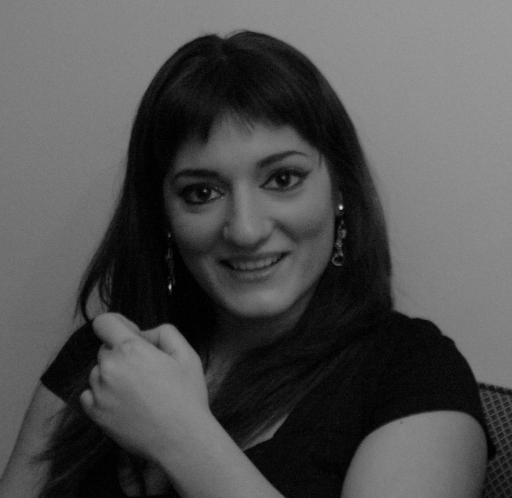
%> input picture 6/blur image/hara_original.png, 512 x 498 px; the run also reads 2 pictures not shown here
$ octave Homework.m   (GNU Octave 9; MATLAB toolbox functions it lacks are replaced by stand-ins)
%> lines starting %> are read from the running program, lines starting %| are printed output that depends on the picture
%% Clear everything
clear all; close all; clc;
%% Load total image
Original_images = struct;
Original_images.Original = double(imread("blur image/hara_original.png"));
%> Original_images.Original: size 498x512 double; min 0, max 217, mean 79.9; mean of the top-left, top-right, bottom-left and bottom-right quarters 88.7, 111.3, 63, 56.7
Original_images.Cylind_gauss = double(imread("blur image/hara_cylind_gauss.png"));
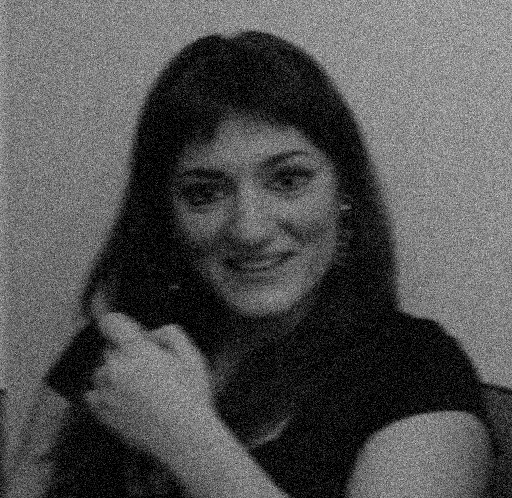
%> input picture 6/blur image/hara_cylind_gauss.png, 512 x 498 px
%> Original_images.Cylind_gauss: size 498x512 double; min 0, max 230, mean 81.1; mean of the top-left, top-right, bottom-left and bottom-right quarters 90.8, 110.5, 65.2, 57.8
Original_images.Cylind_blur = double(imread("blur image/hara_cylind_blur.png"));
%> Original_images.Cylind_blur: size 498x512 double; min 1, max 152, mean 80; mean of the top-left, top-right, bottom-left and bottom-right quarters 89.9, 110.1, 63.8, 56
Original_images.Real_blur = double(imread("blur image/hara_real_blur.png"));
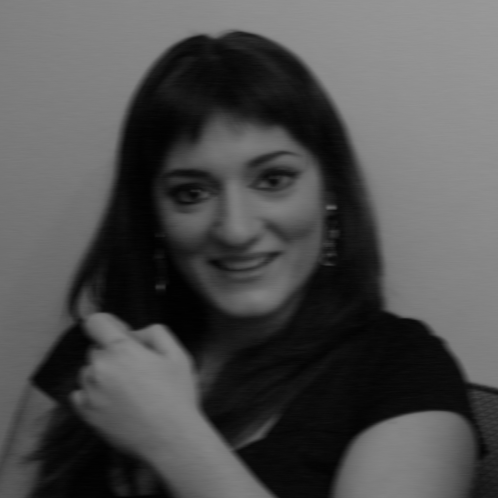
%> input picture 6/blur image/hara_real_blur.png, 498 x 498 px
%> Original_images.Real_blur: size 498x498 double; min 1, max 152, mean 79.1; mean of the top-left, top-right, bottom-left and bottom-right quarters 87.4, 111.1, 61.6, 56.2
Original_images.Real_gauss = double(imread("blur image/hara_real_gauss.png"));
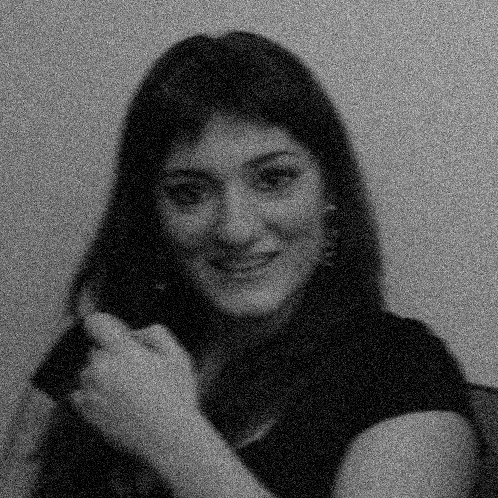
%> Original_images.Real_gauss: size 498x498 double; min 0, max 222, mean 80.1; mean of the top-left, top-right, bottom-left and bottom-right quarters 88.1, 111.3, 63, 58

%% Prob 1
i_T = 10;
filter1_Inverse = Select_filter(Original_images,1,i_T);
plot_images(filter1_Inverse,"Inverse filtered",1)

%% Prob 2
i_T = 10; ratio = 0.99;
filter2_Wiener = Select_filter(Original_images,2,ratio,i_T);
plot_images(filter2_Wiener,"Wiener filtered",2)

%% Prob 3
i_T = 10; gamma = 0.02;
filter3_Constrained_matrix_inversion = Select_filter(Original_images,3,gamma,i_T);
plot_images(filter3_Constrained_matrix_inversion,"CMI filtered",3)

%% Discussion
i_T = 10; gamma = 0.02;
filter4_Constrained_matrix_inversion_v2 = Select_filter(Original_images,4,gamma,i_T);
plot_images(filter4_Constrained_matrix_inversion_v2,"CMI filtered",4)

%% Function
function output_image = inverse_filtered_image(input_image,i_T)
        G = fftn(input_image);
        G1 = real(G); G2 = imag(G);
        [N1,N2] = size(input_image);

        pimN = repmat((0:N2-1),N1,1)*pi/N2;

        F1 = i_T*sin(pimN).*(  G1.*cos(pimN*(i_T-1)) - G2.*sin(pimN*(i_T-1)) )./sin(pimN*i_T);
        F2 = i_T*sin(pimN).*(  G1.*sin(pimN*(i_T-1)) + G2.*cos(pimN*(i_T-1)) )./sin(pimN*i_T);
        for k=1:i_T-1
            if( mod((k-1)*N2,i_T)==0 )
                m = (k-1)*N2/i_T+1;
                F1(:,m) = G1(:,m);
                F2(:,m) = G2(:,m);
            end
        end

        m0 = floor(N2/i_T);
        F1(:,m0:N2-m0) = G1(:,m0:N2-m0);
        F2(:,m0:N2-m0) = G2(:,m0:N2-m0);

        F = F1 + F2*1j;
        output_image = ifftn(F);
end

function output_image = Wiener_filtered_image(input_image,ratio,i_T)
    G = fftn(input_image);
    G1 = real(G); G2 = imag(G);
    N = size(input_image,2);
    pimN = repmat((0:size(input_image,2)-1),size(input_image,1),1)*pi/N;

    F1 = i_T*sin(pimN).*sin(pimN*i_T).* ...
        (G1.*cos(pimN*(i_T-1)) - G2.*sin(pimN*(i_T-1)))./ ...
        (sin(pimN*i_T).^2+ratio*(i_T*sin(pimN)).^2  );

    F2 = i_T*sin(pimN).*sin(pimN*i_T).* ...
        (G1.*sin(pimN*(i_T-1)) + G2.*cos(pimN*(i_T-1)))./ ...
        (sin(pimN*i_T).^2+ratio*(i_T*sin(pimN)).^2  );

    F1(:,1) = G1(:,1)/(1+ratio);  F2(:,1) = G2(:,1)/(1+ratio);

    F = F1 + F2*1j;
    output_image = ifftn(F);
end


function output_image = Constrained_matrix_inversion_filtered_image(input_image,ratio,i_T)
    G = fftn(input_image);
    G1 = real(G); G2 = imag(G);
    N = size(input_image,2);
    pimN = repmat((0:size(input_image,2)-1),size(input_image,1),1)*pi/N;

    L = 27 -10*cos(2*pimN) -10*cos((N-1)*pimN*2) + 2*cos((N-2)*pimN*2);
    L(:,1) = (N-5)^2 +2 + 2*(N-5)*cos(pimN(:,1)*2) + 2*(N-5)*cos(pimN(:,1)*2*(N-1))...
              + 2*cos(pimN(:,1)*2*(N-2));


    F1 = i_T*sin(pimN).*sin(pimN*i_T).* ...
        (G1.*cos(pimN*(i_T-1)) - G2.*sin(pimN*(i_T-1)))./ ...
        (sin(pimN*i_T).^2+ratio*L.*(i_T*sin(pimN)).^2  );

    F2 = i_T*sin(pimN).*sin(pimN*i_T).* ...
        (G1.*sin(pimN*(i_T-1)) + G2.*cos(pimN*(i_T-1)))./ ...
        (sin(pimN*i_T).^2+ratio*L.*(i_T*sin(pimN)).^2  );
    F1(:,1) = G1(:,1);  F2(:,1) = G2(:,1);
    F = F1 + F2*1j;
    output_image = ifftn(F);
end


function output_image = Constrained_matrix_inversion_filtered_image_2(input_image,ratio,i_T)
    G = fftn(input_image);
    G1 = real(G); G2 = imag(G);
    N = size(input_image,2);
    [pimN,pinN] = meshgrid( 0:1:size(input_image,2)-1,0:1:size(input_image,1)-1);
    pinN = pinN*pi/N;
    pimN = pimN*pi/N;

    L = abs( -4 + exp(pimN*2*1j) +exp(pimN*2*(N-1)*1j) +exp(pinN*2*(N-1)*1j)+exp(pinN*2)*1j).^2;

    F1 = i_T*sin(pimN).*sin(pimN*i_T).* ...
        (G1.*cos(pimN*(i_T-1)) - G2.*sin(pimN*(i_T-1)))./ ...
        (sin(pimN*i_T).^2+ratio*L.*(i_T*sin(pimN)).^2  );

    F2 = i_T*sin(pimN).*sin(pimN*i_T).* ...
        (G1.*sin(pimN*(i_T-1)) + G2.*cos(pimN*(i_T-1)))./ ...
        (sin(pimN*i_T).^2+ratio*L.*(i_T*sin(pimN)).^2  );

    F1(:,1) = G1(:,1)./(1+ratio*L(:,1));  F2(:,1) = G2(:,1)./(1+ratio*L(:,1));

    F = F1 + F2*1j;
    output_image = ifftn(F);
end


function output_structure = Select_filter(image_structure,filter_number,condition1,condition2)
    output_structure = image_structure;
    if(filter_number==1)
        output_structure.output_image_Cg = inverse_filtered_image(output_structure.Cylind_gauss,condition1);
%> in inverse_filtered_image, `[N1,N2] = size(input_image);`: N1 = 498; N2 = 512
%> in inverse_filtered_image, `pimN = repmat((0:N2-1),N1,1)*pi/N2;`:
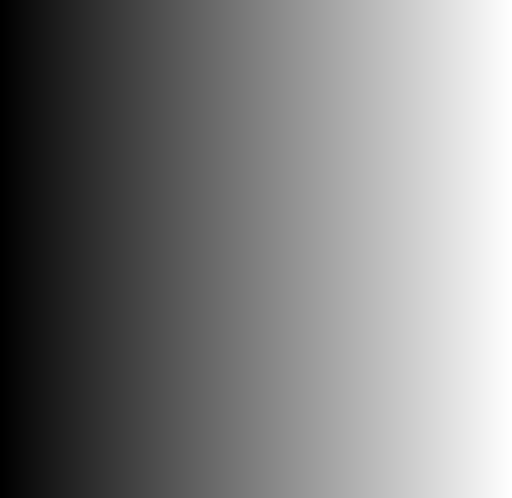
%> pimN: size 498x512 double; min 0, max 3.14, mean 1.57; drawn with min black and max white
%> the loop in inverse_filtered_image, `for k=1:i_T-1` made 9 passes
%> m on passes 1, 6: 1, 257
%> after the loop in inverse_filtered_image, `for k=1:i_T-1`:
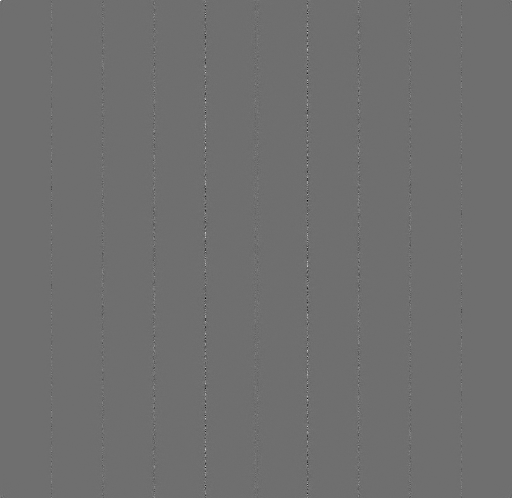
%> F1: size 498x512 double; min -16017449.3, max 20675018, mean 1267; drawn with min black and max white
%> after the loop in inverse_filtered_image, `for k=1:i_T-1`:
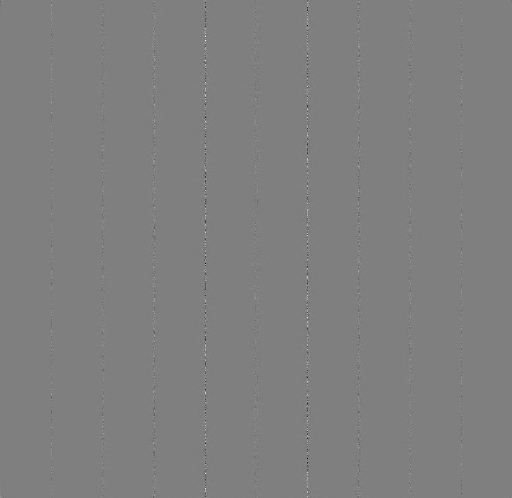
%> F2: size 498x512 double; min -17273374.2, max 17273374.2, mean 0; drawn with min black and max white
%> in inverse_filtered_image, `m0 = floor(N2/i_T);`: m0 = 51
        output_structure.output_image_Cb = inverse_filtered_image(output_structure.Cylind_blur,condition1);
%> the loop in inverse_filtered_image (call 2), `for k=1:i_T-1` made 9 passes
%> after the loop in inverse_filtered_image (call 2), `for k=1:i_T-1`: F1: size 498x512 double; min -2460671.1, max 20386304, mean 139.9
%> after the loop in inverse_filtered_image (call 2), `for k=1:i_T-1`: F2: size 498x512 double; min -3165300.8, max 3165300.8, mean 0; mean of the top-left, top-right, bottom-left and bottom-right quarters -181.2, -27.4, 270, -61.4
        output_structure.output_image_Rg = inverse_filtered_image(output_structure.Real_gauss,condition1);
%> call 3 of inverse_filtered_image, with i_T = 10
%> in inverse_filtered_image (call 3), `[N1,N2] = size(input_image);`: N2 = 498
%> the loop in inverse_filtered_image (call 3), `for k=1:i_T-1` made 9 passes
%> m on passes 1, 6: 1, 250
%> after the loop in inverse_filtered_image (call 3), `for k=1:i_T-1`: F1: size 498x498 double; min -17021748.1, max 19871541, mean -1153.7
%> after the loop in inverse_filtered_image (call 3), `for k=1:i_T-1`:
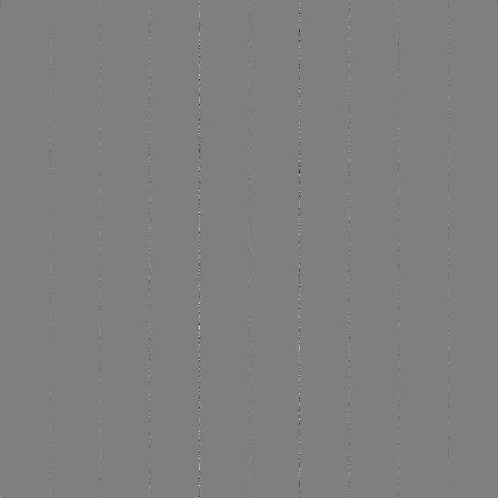
%> F2: size 498x498 double; min -16032928.9, max 16032928.9, mean 0; drawn with min black and max white
%> in inverse_filtered_image (call 3), `m0 = floor(N2/i_T);`: m0 = 49
        output_structure.output_image_Rb = inverse_filtered_image(output_structure.Real_blur,condition1);
%> after the loop in inverse_filtered_image (call 4), `for k=1:i_T-1`: F1: size 498x498 double; min -2552576.7, max 19606311, mean 19
%> after the loop in inverse_filtered_image (call 4), `for k=1:i_T-1`: F2: size 498x498 double; min -3096893.7, max 3096893.7, mean 0; mean of the top-left, top-right, bottom-left and bottom-right quarters 439.8, 690.6, -432.7, -697.7
    elseif(filter_number==2)
        output_structure.output_image_Cg = Wiener_filtered_image(output_structure.Cylind_gauss,condition1,condition2);
%> in Wiener_filtered_image, `N = size(input_image,2);`: N = 512
%> in Wiener_filtered_image, `F1(:,1) = G1(:,1)/(1+ratio)`: F1: size 498x512 double; min -1200151.3, max 10389456.3, mean 67
%> in Wiener_filtered_image, `F2(:,1) = G2(:,1)/(1+ratio)`: F2: size 498x512 double; min -1553712.9, max 1553712.9, mean 0
        output_structure.output_image_Cb = Wiener_filtered_image(output_structure.Cylind_blur,condition1,condition2);
        output_structure.output_image_Rg = Wiener_filtered_image(output_structure.Real_gauss,condition1,condition2);
        output_structure.output_image_Rb = Wiener_filtered_image(output_structure.Real_blur,condition1,condition2);
    elseif(filter_number==3)
        output_structure.output_image_Cg = Constrained_matrix_inversion_filtered_image(output_structure.Cylind_gauss,condition1,condition2);
        output_structure.output_image_Cb = Constrained_matrix_inversion_filtered_image(output_structure.Cylind_blur,condition1,condition2);
        output_structure.output_image_Rg = Constrained_matrix_inversion_filtered_image(output_structure.Real_gauss,condition1,condition2);
        output_structure.output_image_Rb = Constrained_matrix_inversion_filtered_image(output_structure.Real_blur,condition1,condition2);
    elseif(filter_number==4)
        output_structure.output_image_Cg = Constrained_matrix_inversion_filtered_image_2(output_structure.Cylind_gauss,condition1,condition2);
        output_structure.output_image_Cb = Constrained_matrix_inversion_filtered_image_2(output_structure.Cylind_blur,condition1,condition2);
        output_structure.output_image_Rg = Constrained_matrix_inversion_filtered_image_2(output_structure.Real_gauss,condition1,condition2);
        output_structure.output_image_Rb = Constrained_matrix_inversion_filtered_image_2(output_structure.Real_blur,condition1,condition2);
    end
end


function plot_images(image_structure,label,figure_num)
    figure(figure_num); colormap gray;
    subplot(4,3,1); imagesc(abs(image_structure.Original))
    title("Original image");axis off;
    subplot(4,3,2); imagesc(abs(image_structure.Cylind_gauss))
    title("Cylind gauss image");axis off;
    subplot(4,3,3); imagesc(abs(image_structure.output_image_Cg))
    title(label + " Cylind gauss image");axis off;

    subplot(4,3,4); imagesc(abs(image_structure.Original))
    title("Original image");axis off;
    subplot(4,3,5); imagesc(abs(image_structure.Cylind_blur))
    title("Cylind blur image");axis off;
    subplot(4,3,6); imagesc(abs(image_structure.output_image_Cb))
    title(label + " Cylind blur image");axis off;

    subplot(4,3,7); imagesc(abs(image_structure.Original))
    title("Original image");axis off;
    subplot(4,3,8); imagesc(abs(image_structure.Real_gauss))
    title("Real gauss image");axis off;
    subplot(4,3,9); imagesc(abs(image_structure.output_image_Rg))
    title(label + " Real gauss image");axis off;

    subplot(4,3,10); imagesc(abs(image_structure.Original))
    title("Original image");axis off;
    subplot(4,3,11); imagesc(abs(image_structure.Real_blur))
    title("Real blur image");axis off;
    subplot(4,3,12); imagesc(abs(image_structure.output_image_Rb))
    title(label + " Real blur image");axis off;
end
